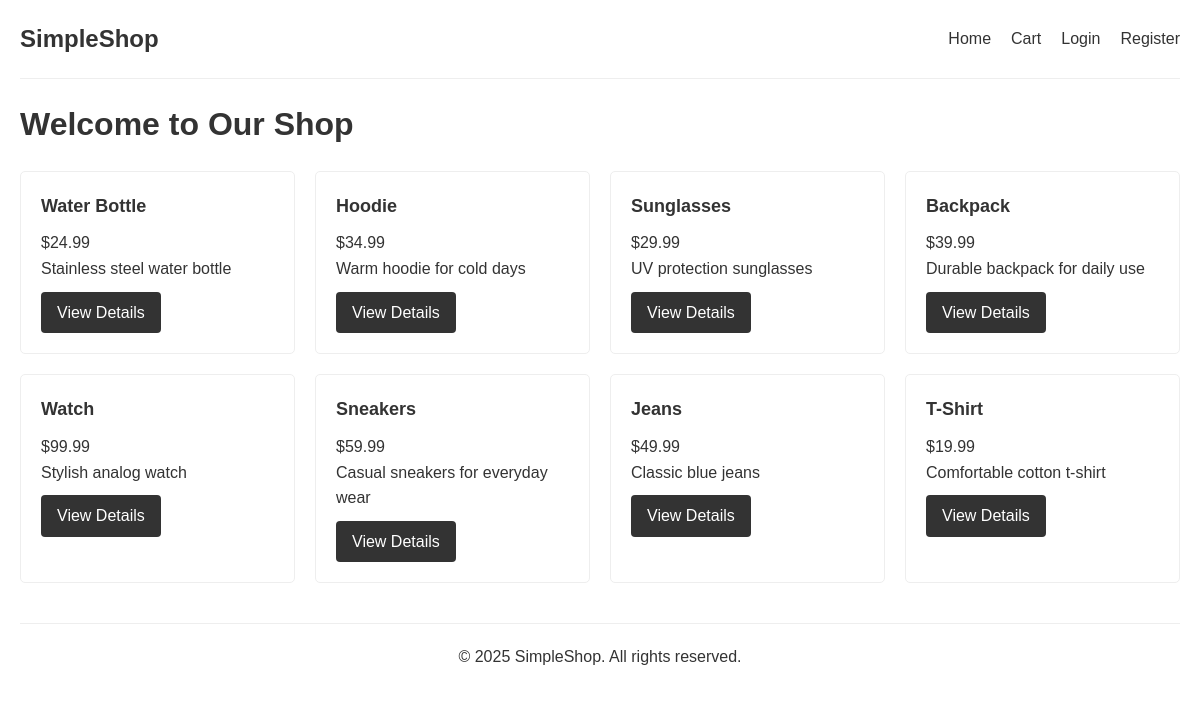
The page / on the database its author committed.
### tables this page shows
CREATE TABLE IF NOT EXISTS products (
    id INT AUTO_INCREMENT PRIMARY KEY,
    name VARCHAR(100) NOT NULL,
    description TEXT,
    price DECIMAL(10, 2) NOT NULL,
    stock INT NOT NULL DEFAULT 0,
    created_at TIMESTAMP DEFAULT CURRENT_TIMESTAMP
);

### index.php (the view, shortened to what this page needs)
<?php
$host = "localhost";
$username = "root";
$password = "";
$database = "simple_ecommerce";
$conn = new mysqli($host, $username, $password, $database);
$route = isset($_GET['route']) ? $_GET['route'] : 'home';
include 'header.php';
switch ($route) {
    case 'home':
        displayHomePage($conn);
        break;
}
include 'footer.php';
function displayHomePage($conn) {
    $sql = "SELECT * FROM products ORDER BY id DESC LIMIT 12";
    $result = $conn->query($sql);
    echo "<h1>Welcome to Our Shop</h1>";
    echo "<div class='product-grid'>";
    if ($result->num_rows > 0) {
        while($row = $result->fetch_assoc()) {
            echo "<div class='product-card'>";
            echo "<h2>" . htmlspecialchars($row['name']) . "</h2>";
            echo "<p>$" . number_format($row['price'], 2) . "</p>";
            echo "<p>" . htmlspecialchars($row['description']) . "</p>";
            echo "<a href='index.php?route=product&id=" . $row['id'] . "' class='button'>View Details</a>";
            echo "</div>";
        }
    } else {
        echo "<p>No products available.</p>";
    }
    echo "</div>";
}
?>

### header.php (shortened to what this page needs)
<!DOCTYPE html>
<html lang="en">
<head>
</head>
<body>
    <header>
        <div class="logo">
            <a href="index.php">SimpleShop</a>
        </div>
        <nav>
            <ul>
                <li><a href="index.php">Home</a></li>
                <li><a href="index.php?route=cart">Cart <?php echo !empty($_SESSION['cart']) ? '(' . array_sum($_SESSION['cart']) . ')' : ''; ?></a></li>
                <?php if(isset($_SESSION['user_id'])): ?>
                    <li><a href="#">Welcome, <?php echo htmlspecialchars($_SESSION['user_name']); ?></a></li>
                    <li><a href="index.php?route=logout">Logout</a></li>
                <?php else: ?>
                    <li><a href="index.php?route=login">Login</a></li>
                    <li><a href="index.php?route=register">Register</a></li>
                <?php endif; ?>
            </ul>
        </nav>
    </header>
    <main>

### footer.php
</main>
    <footer>
        <p>&copy; <?php echo date('Y'); ?> SimpleShop. All rights reserved.</p>
    </footer>
</body>
</html>

### header.php (style rules this page uses)
* { box-sizing: border-box; margin: 0; padding: 0; }
body { font-family: Arial, sans-serif; line-height: 1.6; color: #333; max-width: 1200px; margin: 0 auto; padding: 0 20px; }
header { padding: 20px 0; border-bottom: 1px solid #eee; margin-bottom: 20px; display: flex; justify-content: space-between; align-items: center; }
.logo a { font-size: 24px; font-weight: bold; text-decoration: none; color: #333; }
nav ul { display: flex; list-style: none; }
nav li { margin-left: 20px; }
nav a { text-decoration: none; color: #333; }
h1 { margin-bottom: 20px; }
.product-grid { display: grid; grid-template-columns: repeat(auto-fill, minmax(250px, 1fr)); gap: 20px; margin-bottom: 40px; }
.product-card { border: 1px solid #eee; padding: 20px; border-radius: 5px; }
.product-card h2 { font-size: 18px; margin-bottom: 10px; }
.button { display: inline-block; background: #333; color: #fff; padding: 8px 16px; border-radius: 4px; text-decoration: none; margin-top: 10px; border: none; cursor: pointer; }
footer { margin-top: 40px; padding: 20px 0; border-top: 1px solid #eee; text-align: center; }

### rows shown on the page
products: name "Water Bottle", price "24.99", description "Stainless steel water bottle"
products: name "Hoodie", price "34.99", description "Warm hoodie for cold days"
products: name "Sunglasses", price "29.99", description "UV protection sunglasses"
products: name "Backpack", price "39.99", description "Durable backpack for daily use"
products: name "Watch", price "99.99", description "Stylish analog watch"
products: name "Sneakers", price "59.99", description "Casual sneakers for everyday wear"
products: name "Jeans", price "49.99", description "Classic blue jeans"
products: name "T-Shirt", price "19.99", description "Comfortable cotton t-shirt"
